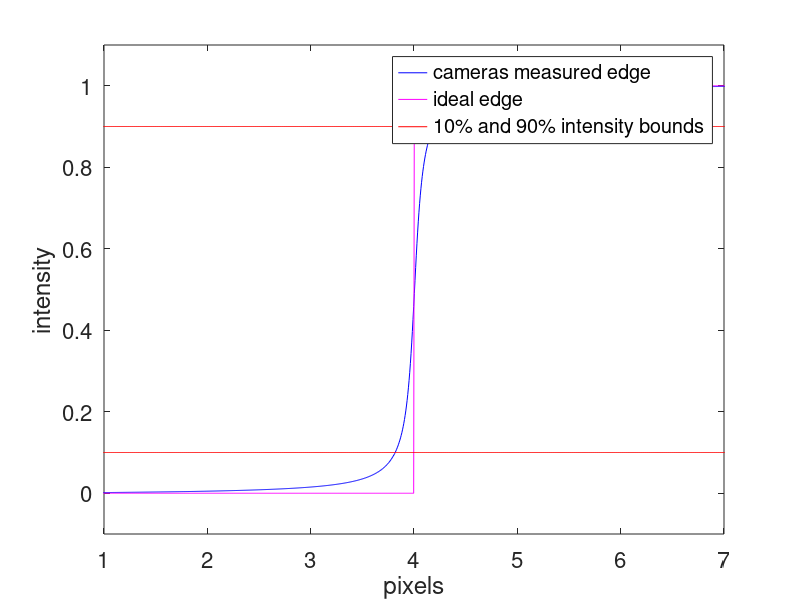

Reproduce this figure in MATLAB.

k = -20*pi:0.1:20*pi;
a = atan(k);
a = a-min(a);
a = a/max(a);
n = length(a);
N = (1:n)./(max(n)*0.125);
i = ones(1,n);
i(1,1:end/2) = 0;
n90 = ones(1,n)*0.9;
n10 = ones(1,n)*0.1;
figure(1); plot(N,a,'b',N,i,'m',N,n90,'r',N,n10,'r')
axis([1, 7, -0.1 1.1]); xlabel('pixels'); ylabel('intensity')
legend('cameras measured edge', 'ideal edge', '10% and 90% intensity bounds')
set(gca,'FontSize', 16);